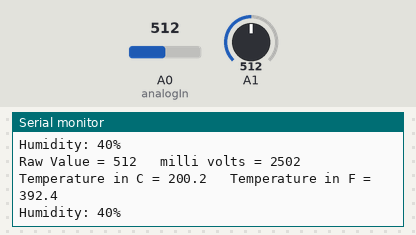
Recording of a sketch running on a simulated Arduino Uno, built with avr-gcc and run on an emulated ATmega328P. On the bench: the last lines printed to the serial monitor. Inputs (shaded band) come from the test bench; at power-on: A0 (analogIn) = 512, A1 = 512.

Above: at 5.8 s.
5.9 s: A0 (analogIn) set to 716
At 10.9 s:
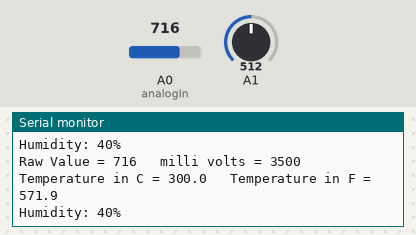
11.9 s: A1 set to 716
At 16.2 s:
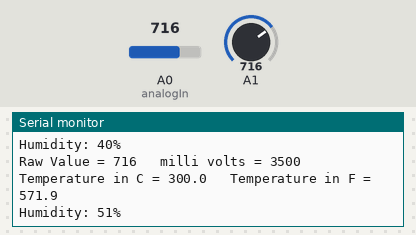
17.9 s: A0 (analogIn) set to 900
At 21.5 s:
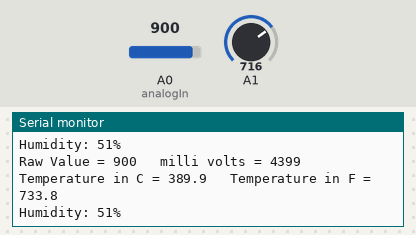
23.9 s: A1 set to 900
At 26.8 s:
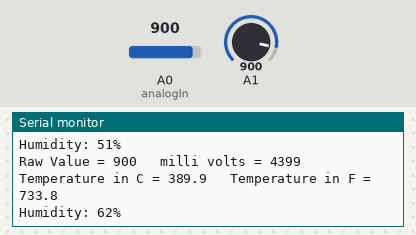
Timing chart, 0 to 28.3 s (numbered marks = the images above; inputs shaded):
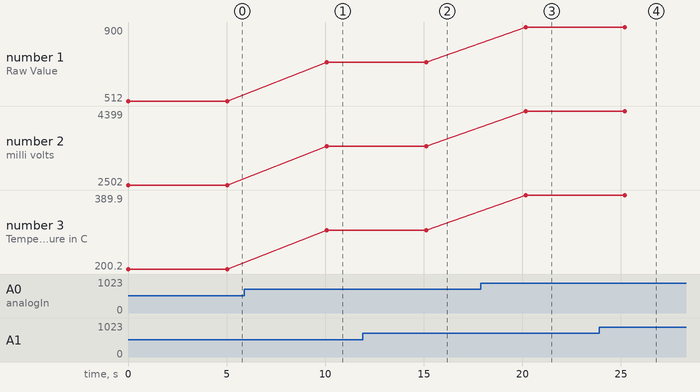

The sketch:

tinkercad.ino
```cpp
/* This code records the temperature through testing the mV put out by the sensor.It records in both Celcius and Fahrenheit. It can only detect from -40 degrees C to 125 degrees C or -40 degrees F to 257 degrees F
The Humidity is simulated by a potentiometer by being mapped into percentages */

const int analogIn = A0;
int humiditysensorOutput = 0;
// Defining Variables
int RawValue= 0;
double Voltage = 0;
double tempC = 0;
double tempF = 0;

void setup(){
  Serial.begin(9600);
  pinMode(A1, INPUT);
}

void loop(){

  RawValue = analogRead(analogIn);
  Voltage = (RawValue / 1023.0) * 5000; // 5000 to get millivots.
  tempC = (Voltage-500) * 0.1; // 500 is the offset
  tempF = (tempC * 1.8) + 32; // convert to F
  Serial.print("Raw Value = " );
  Serial.print(RawValue);
  Serial.print("\t milli volts = ");
  Serial.print(Voltage,0); //
  Serial.print("\t Temperature in C = ");
  Serial.print(tempC,1);
  Serial.print("\t Temperature in F = ");
  Serial.println(tempF,1);
  humiditysensorOutput = analogRead(A1);
  Serial.print("Humidity: "); // Printing out Humidity Percentage
  Serial.print(map(humiditysensorOutput, 0, 1023, 10, 70));
  Serial.println("%");

  delay(5000);  //iterate every 5 seconds

}
```

Measured:
- after the input at 5.9 s, the serial monitor: prints a new line after 4.2 s (image 1)
- after the input at 11.9 s, the serial monitor: prints a new line after 3.3 s (image 2)
- after the input at 17.9 s, the serial monitor: prints a new line after 2.3 s (image 3)
- after the input at 23.9 s, the serial monitor: prints a new line after 1.4 s (image 4)
- plotted number 1: 512 → 716 after the input at 5.9 s, 716 → 900 after the input at 17.9 s
- plotted number 2: 2502 → 3500 after the input at 5.9 s, 3500 → 4399 after the input at 17.9 s
- plotted number 3: 200.2 → 300 after the input at 5.9 s, 300 → 389.9 after the input at 17.9 s
